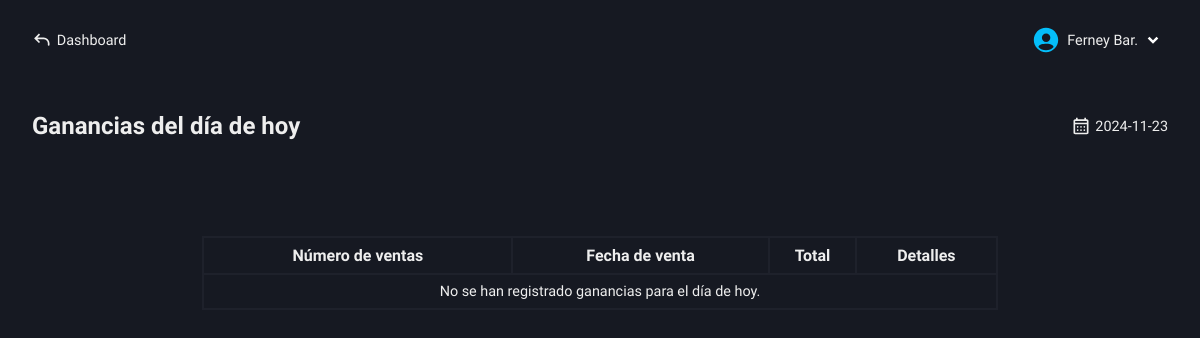
Page /roles/store/earnings/today-earnings.php (signed in) on the earlier database version.
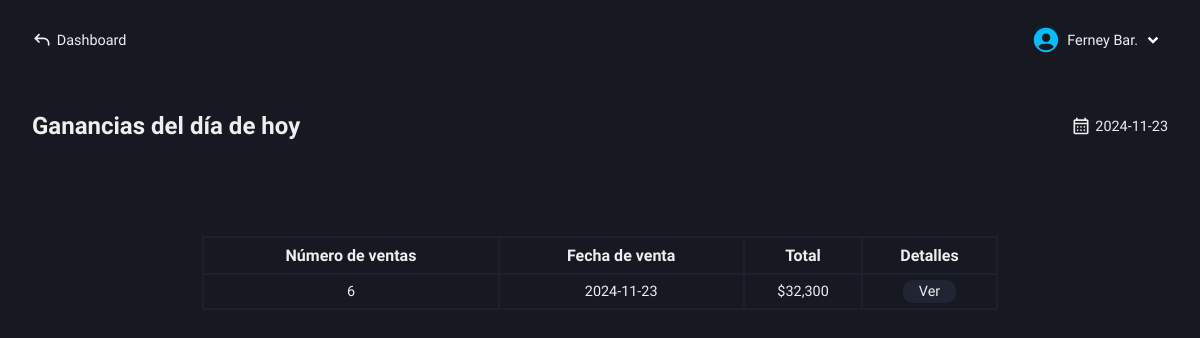
Same page on the later database version.
### tables this page shows
CREATE TABLE `sales` (
  `id` int(11) NOT NULL AUTO_INCREMENT,
  `total_amount` int(11) NOT NULL,
  `sale_date` date NOT NULL,
  PRIMARY KEY (`id`)
);

### roles/store/earnings/today-earnings.php (the view, shortened to what this page needs)
<!DOCTYPE html>
<html lang="es">
<head>
    <link rel="stylesheet" href="../../../css/store/today-earnings.css">
    <?php
        include("../../../conexion.php");
        if (isset($_SESSION['user_id'])) {
            $id_user = $_SESSION['user_id'];
        } else {
            header("Location: ../../../index.php");
            exit();
        }
    ?>
</head>
<body>
    <main class="main">
        <nav class="nav-dash">
            <a href="../../dashboard-store.php" class="go-dash">
                <svg xmlns="http://www.w3.org/2000/svg" width="20" height="20" viewBox="0 0 24 24"><path fill="#eee" d="m4 10l-.707.707L2.586 10l.707-.707zm17 8a1 1 0 1 1-2 0zM8.293 15.707l-5-5l1.414-1.414l5 5zm-5-6.414l5-5l1.414 1.414l-5 5zM4 9h10v2H4zm17 7v2h-2v-2zm-7-7a7 7 0 0 1 7 7h-2a5 5 0 0 0-5-5z"/></svg>
                <p>Dashboard</p>
            </a>
            <div class="user-modal">
                <div class="username">
                    <div class="name-down">
                        <?php
                            $queryData = "SELECT name, lastname FROM users WHERE id = $id_user";
                            $result = mysqli_query($conexion, $queryData);
                            $rowData = mysqli_fetch_assoc($result);
                            echo "<p class='name'>" . $rowData['name'] . ' ' . substr($rowData['lastname'], 0, 3) . ".</p>";
                        ?>
                        <img src="../../../svg/down-arrow.svg" alt="">
                    </div>
                </div>
            </div>
        </nav>
        <section class="earnings-today" id="hidden-modal">
            <div class="earn-content">
                <div class="tlt-button">
                    <h2 class="tlt-function">Ganancias del día de hoy</h2>
                    <div class="date">
                        <?php
                            echo "<p>" . date('Y-m-d') . "</p>";
                        ?>
                    </div>
                </div>
                <div class="content-table">
                    <table>
                        <tr>
                            <th>Número de ventas</th>
                            <th>Fecha de venta</th>
                            <th>Total</th>
                            <th>Detalles</th>
                        </tr>
                        <?php
                            $getEarnings = "SELECT id, COUNT(*) AS total_sales, SUM(total_amount) AS total_earnings, sale_date
                                            FROM sales
                                            WHERE sale_date = CURDATE()
                                            GROUP BY sale_date";
                            $resultEarnings = mysqli_query($conexion, $getEarnings);
                            if($resultEarnings -> num_rows > 0) {
                                while($row = mysqli_fetch_assoc($resultEarnings)){
                                    $id_sale_total = $row['id'];
                                    echo "<tr>
                                            <td>" . $row['total_sales'] . "</td>
                                            <td>" . $row['sale_date'] . "</td>
                                            <td>$" . number_format($row['total_earnings'], 0) . "</td>
                                            <td class='view-details'>
                                                <a href='functions/details-today-sales.php?id=$id_sale_total'>Ver</a>
                                            </td>
                                          </tr>";
                                }
                            } else {
                                echo "<tr>
                                        <td colspan='4'>No se han registrado ganancias para el día de hoy.</td>
                                      </tr>";
                            }
                        ?>
                    </table>
                </div>
            </div>
        </section>
    </main>
</body>
</html>

Differences in the rows shown:
added sales: total_sales "6", sale_date "2024-11-23", total_earnings "32,300"
Other differences:
text no longer shown: "No se han registrado ganancias para el día de hoy."
